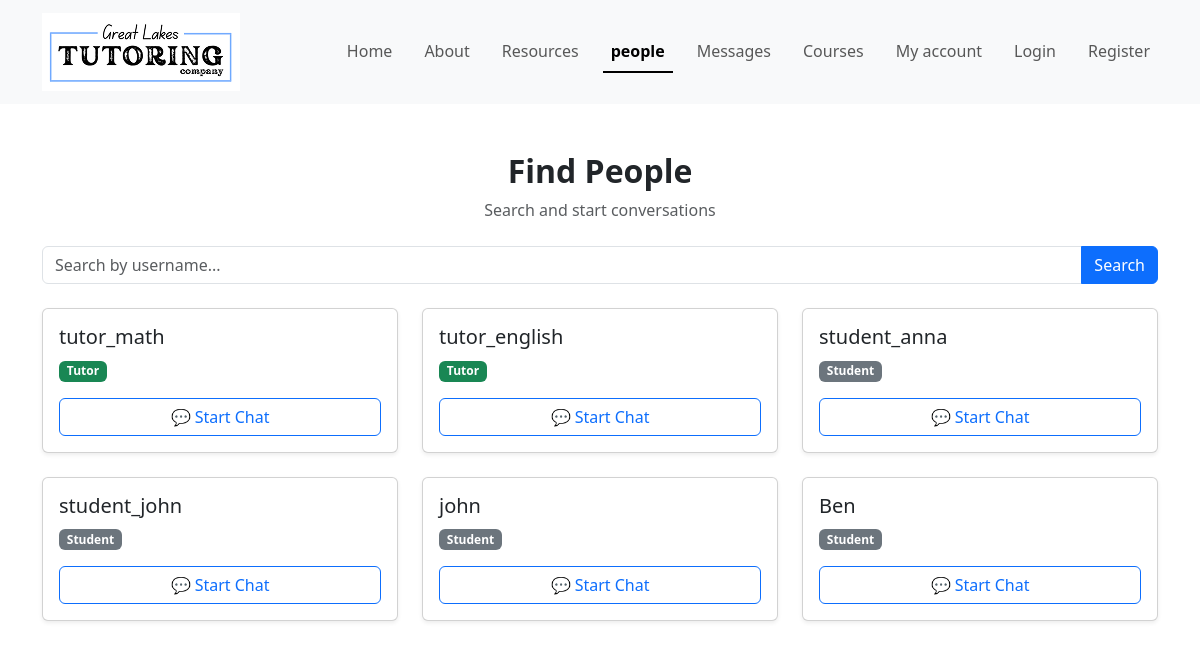
The app's page /people (signed in), older data.
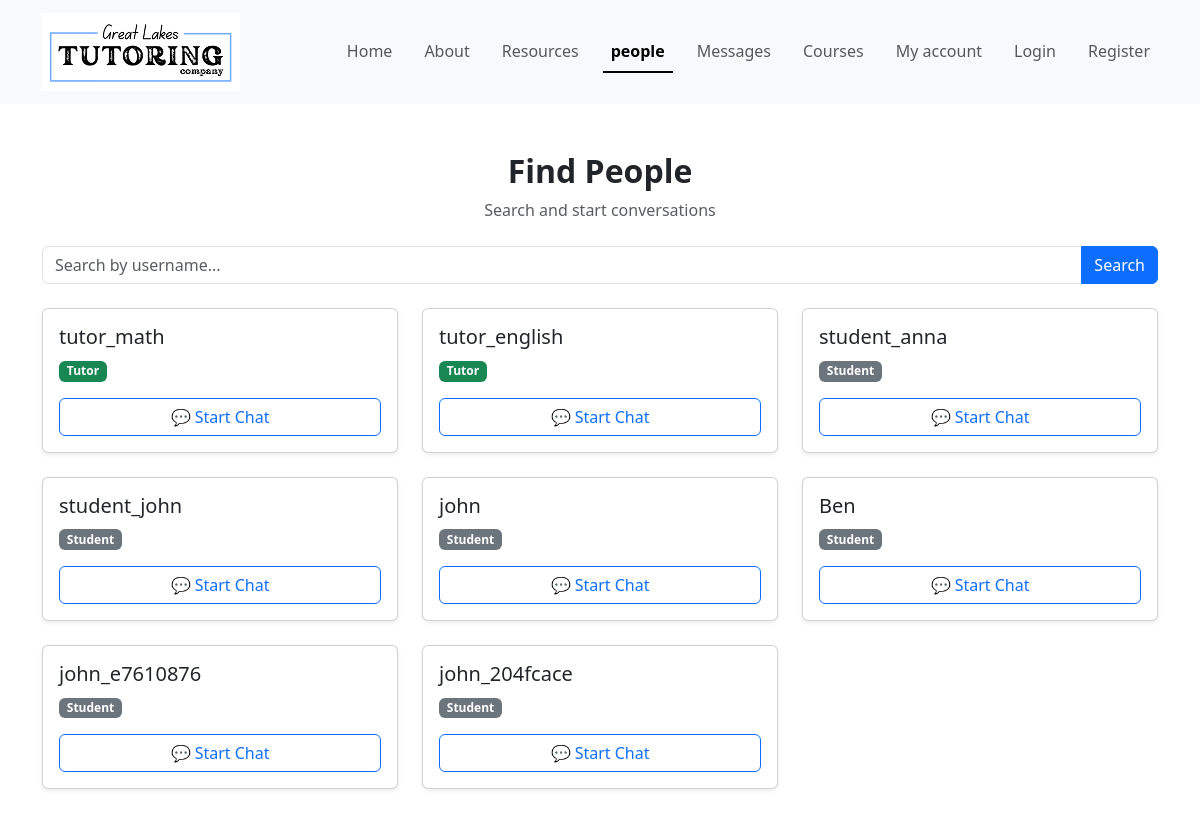
The same page, newer data.
### app.py (models this page shows, shortened)
class User(db.Model, UserMixin):
    id = db.Column(db.Integer, primary_key=True)
    username = db.Column(db.String(100), unique=True, nullable=False)
    email = db.Column(db.String(120), unique=True, nullable=False)
    password_hash = db.Column(db.String(200), nullable=False)
    points = db.Column(db.Integer, default=0)
    role = db.Column(db.String(20), default="student")
    results = db.relationship('Result', backref='user', lazy=True)

### app.py (the view)
@app.route("/people")
@login_required
def people():
    query = request.args.get("q")
    if query:
        users = User.query.filter(
            User.username.ilike(f"%{query}%"),
            User.id != current_user.id
        ).all()
    else:
        users = User.query.filter(User.id != current_user.id).all()
    return render_template("people.html", users=users)

### app.py (called while the page is built)
@login_manager.user_loader
def load_user(user_id):
    return User.query.get(int(user_id))

### templates/people.html
{% extends "base.html" %}
{% block content %}
<div class="container mt-5">
    <div class="text-center mb-4">
        <h2 class="fw-bold">Find People</h2>
        <p class="text-muted">Search and start conversations</p>
    </div>
    <form method="GET" class="mb-4">
        <div class="input-group">
            <input type="text" name="q" class="form-control"
                   placeholder="Search by username..."
                   value="{{ request.args.get('q', '') }}">
            <button class="btn btn-primary">Search</button>
        </div>
    </form>
    <div class="row">
        {% for user in users %}
        <div class="col-md-4 mb-4">
            <div class="card shadow-sm h-100">
                <div class="card-body">
                    <h5 class="card-title">{{ user.username }}</h5>
                    <span class="badge
                        {% if user.role == 'tutor' %}
                            bg-success
                        {% else %}
                            bg-secondary
                        {% endif %}
                    ">
                        {{ user.role|capitalize }}
                    </span>
                    <div class="mt-3">
                        <a href="{{ url_for('start_conversation', user_id=user.id) }}"
                           class="btn btn-outline-primary w-100">
                            💬 Start Chat
                        </a>
                    </div>
                </div>
            </div>
        </div>
        {% else %}
        <p>No users found.</p>
        {% endfor %}
    </div>
</div>
{% endblock %}

Row changes from the older to the newer data that the page shows:
added User: username "john_e7610876", role "Student"
added User: username "john_204fcace", role "Student"
